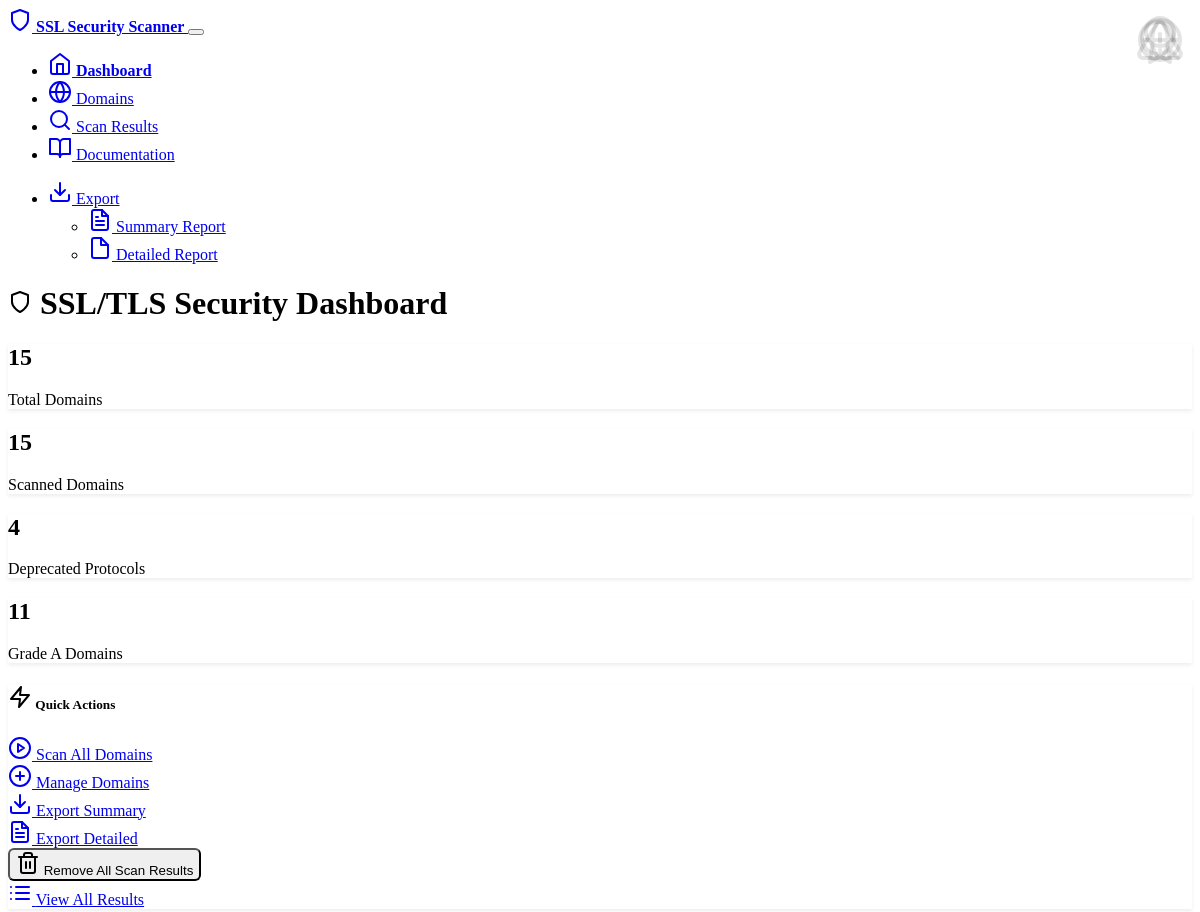
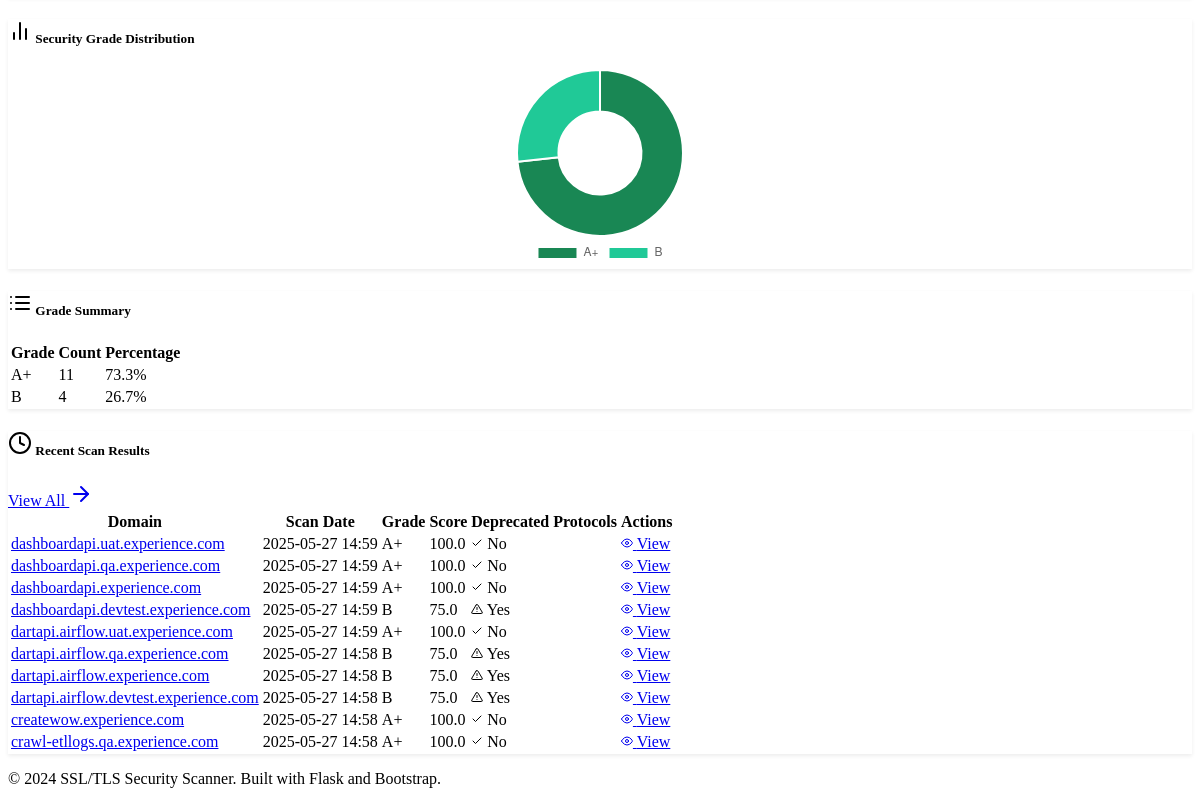
The app's page /, older data (2 pictures, top to bottom).
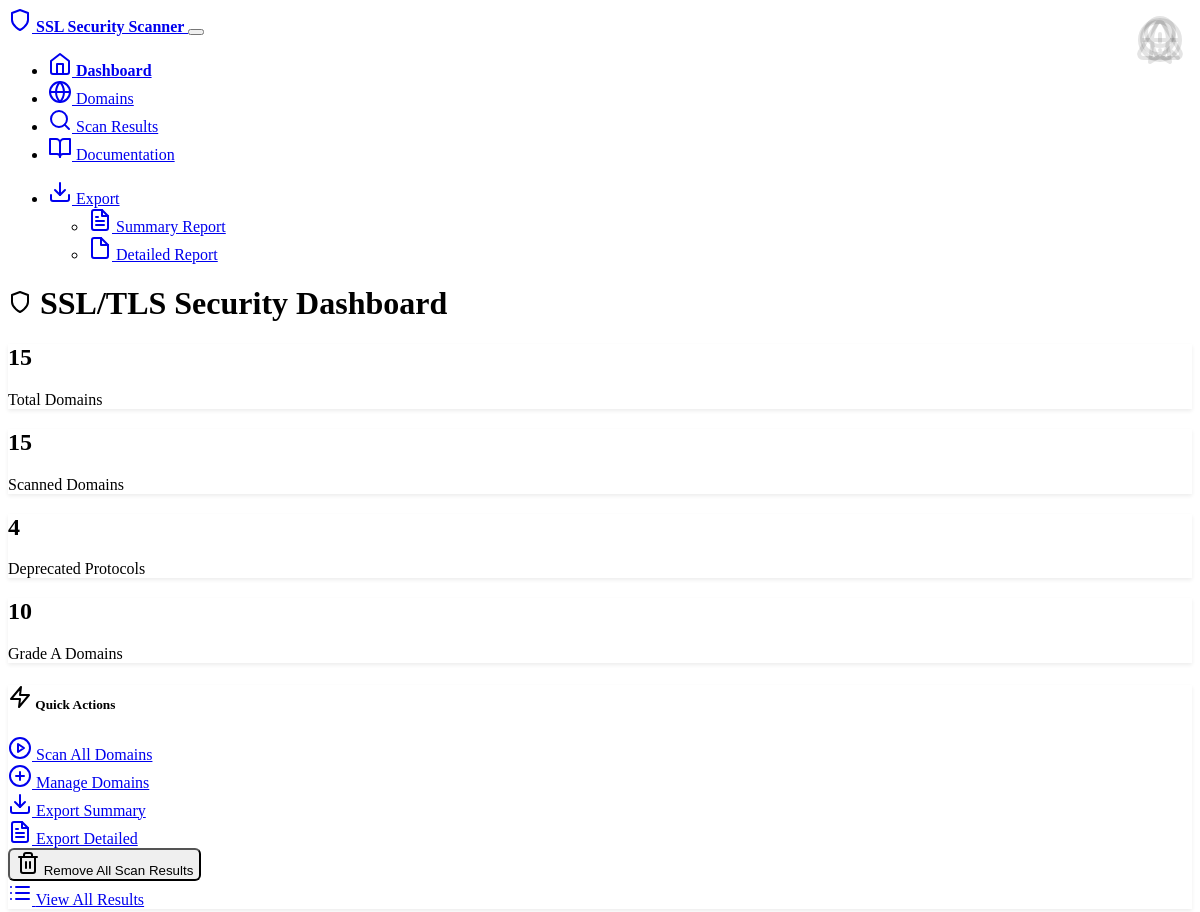
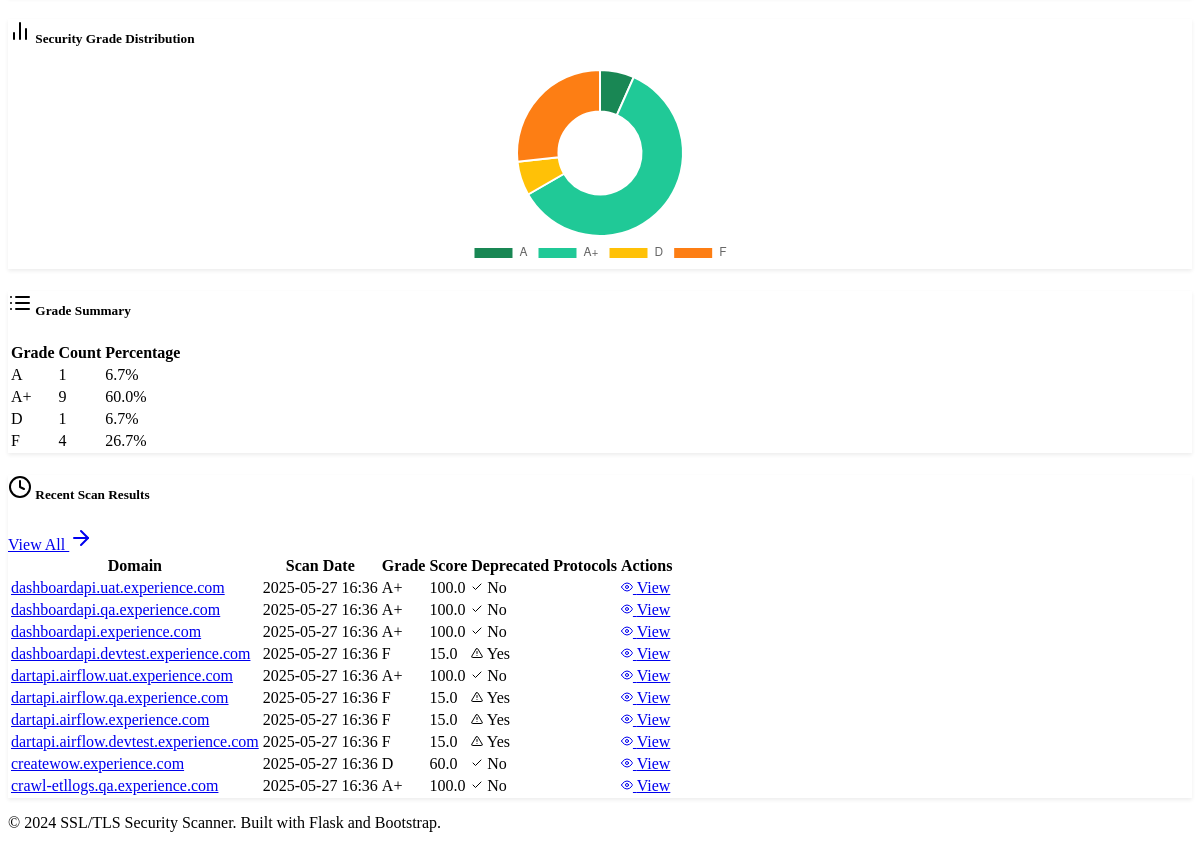
The same page, newer data (2 pictures, top to bottom).
### models.py (models this page shows, shortened)
class ScanResult(db.Model):
    id = db.Column(Integer, primary_key=True)
    domain_id = db.Column(Integer, db.ForeignKey('domain.id'), nullable=False)
    scan_date = db.Column(DateTime, default=datetime.utcnow)
    sslv2_enabled = db.Column(Boolean, default=False)
    sslv3_enabled = db.Column(Boolean, default=False)
    tlsv1_0_enabled = db.Column(Boolean, default=False)
    tlsv1_1_enabled = db.Column(Boolean, default=False)
    tlsv1_2_enabled = db.Column(Boolean, default=False)
    tlsv1_3_enabled = db.Column(Boolean, default=False)
    heartbleed_vulnerable = db.Column(Boolean, default=False)
    fallback_scsv_supported = db.Column(Boolean, default=False)
    secure_renegotiation = db.Column(Boolean, default=False)
    compression_enabled = db.Column(Boolean, default=False)
    cert_signature_algorithm = db.Column(String(100))
    cert_key_strength = db.Column(Integer)
    cert_subject = db.Column(String(500))
    cert_issuer = db.Column(String(500))
    cert_not_before = db.Column(DateTime)
    cert_not_after = db.Column(DateTime)
    weak_ciphers_count = db.Column(Integer, default=0)
    supported_ciphers = db.Column(Text)  # JSON string of cipher details
    security_score = db.Column(Float, default=0.0)  # 0-100 score
    security_grade = db.Column(String(2))  # A+, A, B, C, D, F
    has_deprecated_protocols = db.Column(Boolean, default=False)
    raw_output = db.Column(Text)
    scan_successful = db.Column(Boolean, default=True)
    error_message = db.Column(Text)

class Domain(db.Model):
    id = db.Column(Integer, primary_key=True)
    hostname = db.Column(String(255), unique=True, nullable=False)
    active = db.Column(Boolean, default=True)
    created_at = db.Column(DateTime, default=datetime.utcnow)
    last_scanned = db.Column(DateTime)
    scan_results = db.relationship('ScanResult', backref='domain', lazy=True, cascade='all, delete-orphan')

### routes.py (the view)
@app.route('/')
def index():
    total_domains = Domain.query.filter_by(active=True).count()
    latest_scans = db.session.query(ScanResult).join(Domain).filter(
        Domain.active == True
    ).order_by(ScanResult.scan_date.desc()).limit(10).all()
    scanned_domains = db.session.query(Domain).join(ScanResult).filter(
        Domain.active == True
    ).distinct().count()
    grade_counts = {}
    security_stats = db.session.query(
        ScanResult.security_grade,
        db.func.count(ScanResult.id)
    ).join(Domain).filter(
        Domain.active == True
    ).group_by(ScanResult.security_grade).all()
    for grade, count in security_stats:
        grade_counts[grade or 'Not Scanned'] = count
    deprecated_count = db.session.query(ScanResult).join(Domain).filter(
        Domain.active == True,
        ScanResult.has_deprecated_protocols == True
    ).count()
    current_job = ScanJob.query.filter_by(status='running').first()
    return render_template('index.html',
                         total_domains=total_domains,
                         scanned_domains=scanned_domains,
                         latest_scans=latest_scans,
                         grade_counts=grade_counts,
                         deprecated_count=deprecated_count,
                         current_job=current_job)

### templates/index.html (shortened to what the changed rows need)
{% extends "base.html" %}
{% block content %}
<div class="row">
    <div class="col-12">
        <h1 class="mb-4">
            <i data-feather="shield" class="me-2"></i>
            SSL/TLS Security Dashboard
        </h1>
    </div>
</div>
<div class="row mb-4">
    <div class="col-md-3 mb-3">
        <div class="card bg-primary">
            <div class="card-body text-center">
                <h2 class="card-title">{{ total_domains }}</h2>
            </div>
        </div>
    </div>
    <div class="col-md-3 mb-3">
        <div class="card bg-info">
            <div class="card-body text-center">
                <h2 class="card-title">{{ scanned_domains }}</h2>
            </div>
        </div>
    </div>
    <div class="col-md-3 mb-3">
        <div class="card bg-warning">
            <div class="card-body text-center">
                <h2 class="card-title">{{ deprecated_count }}</h2>
            </div>
        </div>
    </div>
    <div class="col-md-3 mb-3">
        <div class="card bg-success">
            <div class="card-body text-center">
                <h2 class="card-title">{{ grade_counts.get('A+', 0) + grade_counts.get('A', 0) }}</h2>
                <p class="card-text">Grade A Domains</p>
                <i data-feather="award" class="card-icon"></i>
            </div>
        </div>
    </div>
</div>
<div class="row mb-4">
    <div class="col-md-6">
        <div class="card">
            <div class="card-body">
                <canvas id="gradeChart" width="400" height="200"></canvas>
            </div>
        </div>
    </div>
    <div class="col-md-6">
        <div class="card">
            <div class="card-body">
                <div class="table-responsive">
                    <table class="table table-sm">
                        <thead>
                            <tr>
                                <th>Grade</th>
                                <th>Count</th>
                                <th>Percentage</th>
                            </tr>
                        </thead>
                        <tbody>
                            {% for grade, count in grade_counts.items() %}
                            <tr>
                                <td>
                                    <span class="badge bg-{{ 'success' if grade in ['A+', 'A'] else 'warning' if grade == 'B' else 'danger' }}">
                                        {{ grade }}
                                    </span>
                                </td>
                                <td>{{ count }}</td>
                                <td>
                                    {% if scanned_domains > 0 %}
                                        {{ "%.1f"|format((count / scanned_domains) * 100) }}%
                                    {% else %}
                                        0%
                                    {% endif %}
                                </td>
                            </tr>
                            {% endfor %}
                        </tbody>
                    </table>
                </div>
            </div>
        </div>
    </div>
</div>
<div class="row">
    <div class="col-12">
        <div class="card">
            <div class="card-body">
                {% if latest_scans %}
                <div class="table-responsive">
                    <table class="table table-hover">
                        <thead>
                            <tr>
                                <th>Domain</th>
                                <th>Scan Date</th>
                                <th>Grade</th>
                                <th>Score</th>
                                <th>Deprecated Protocols</th>
                                <th>Actions</th>
                            </tr>
                        </thead>
                        <tbody>
                            {% for scan in latest_scans %}
                            <tr>
                                <td>
                                    <a href="{{ url_for('domain_detail', domain_id=scan.domain.id) }}" class="text-decoration-none">
                                        {{ scan.domain.hostname }}
                                    </a>
                                </td>
                                <td>{{ scan.scan_date.strftime('%Y-%m-%d %H:%M') if scan.scan_date else 'N/A' }}</td>
                                <td>
                                    {% if scan.security_grade %}
                                        <span class="badge bg-{{ 'success' if scan.security_grade in ['A+', 'A'] else 'warning' if scan.security_grade == 'B' else 'danger' }}">
                                            {{ scan.security_grade }}
                                        </span>
                                    {% else %}
                                        <span class="text-muted">-</span>
                                    {% endif %}
                                </td>
                                <td>
                                    {% if scan.security_score %}
                                        {{ "%.1f"|format(scan.security_score) }}
                                    {% else %}
                                        -
                                    {% endif %}
                                </td>
                                <td>
                                    {% if scan.has_deprecated_protocols %}
                                        <span class="badge bg-danger">
                                            <i data-feather="alert-triangle" width="12" height="12"></i>
                                            Yes
                                        </span>
                                    {% else %}
                                        <span class="badge bg-success">
                                            <i data-feather="check" width="12" height="12"></i>
                                            No
                                        </span>
                                    {% endif %}
                                </td>
                                <td>
                                    <a href="{{ url_for('domain_detail', domain_id=scan.domain.id) }}" class="btn btn-sm btn-outline-info">
                                        <i data-feather="eye" width="12" height="12"></i>
                                        View
                                    </a>
                                </td>
                            </tr>
                            {% endfor %}
                        </tbody>
                    </table>
                </div>
                {% endif %}
            </div>
        </div>
    </div>
</div>
{% endblock %}
{% block scripts %}
<script>
// Grade distribution chart
const gradeData = {{ grade_counts | tojson }};
const gradeLabels = Object.keys(gradeData);
const gradeValues = Object.values(gradeData);
const ctx = document.getElementById('gradeChart').getContext('2d');
new Chart(ctx, {
    type: 'doughnut',
    data: {
        labels: gradeLabels,
        datasets: [{
            data: gradeValues,
            backgroundColor: [
                '#198754', // A+ - success
                '#20c997', // A - success light
                '#ffc107', // B - warning
                '#fd7e14', // C - warning dark
                '#dc3545', // D - danger
                '#6f42c1', // F - danger dark
                '#6c757d'  // Not Scanned - secondary
            ]
        }]
    },
    options: {
        responsive: true,
        maintainAspectRatio: false,
        plugins: {
            legend: {
                position: 'bottom'
            }
        }
    }
});
// Auto-refresh scan progress if scanning is in progress
</script>
{% endblock %}

Row changes from the older to the newer data that the page shows:
changed ScanResult "dashboardapi.uat.experience.com": scan_date "2025-05-27 14:59" → "2025-05-27 16:36"
changed ScanResult "dashboardapi.qa.experience.com": scan_date "2025-05-27 14:59" → "2025-05-27 16:36"
changed ScanResult "dashboardapi.experience.com": scan_date "2025-05-27 14:59" → "2025-05-27 16:36"
changed ScanResult "dashboardapi.devtest.experience.com": scan_date "2025-05-27 14:59" → "2025-05-27 16:36"; security_grade "B" → "F"; security_score "75.0" → "15.0"
changed ScanResult "dartapi.airflow.uat.experience.com": scan_date "2025-05-27 14:59" → "2025-05-27 16:36"
changed ScanResult "dartapi.airflow.qa.experience.com": scan_date "2025-05-27 14:58" → "2025-05-27 16:36"; security_grade "B" → "F"; security_score "75.0" → "15.0"
changed ScanResult "dartapi.airflow.experience.com": scan_date "2025-05-27 14:58" → "2025-05-27 16:36"; security_grade "B" → "F"; security_score "75.0" → "15.0"
changed ScanResult "dartapi.airflow.devtest.experience.com": scan_date "2025-05-27 14:58" → "2025-05-27 16:36"; security_grade "B" → "F"; security_score "75.0" → "15.0"
changed ScanResult "createwow.experience.com": scan_date "2025-05-27 14:58" → "2025-05-27 16:36"; security_grade "A+" → "D"; security_score "100.0" → "60.0"
changed ScanResult "crawl-etllogs.qa.experience.com": scan_date "2025-05-27 14:58" → "2025-05-27 16:36"
Text that changed along with them:
{{ grade_counts.get('A+', 0) + grade_counts.get('A', 0) }}: "11" → "10"
chart data {{ grade_counts | tojson }}: {"A+": 11, "B": 4} → {"A": 1, "A+": 9, "D": 1, "F": 4}
new list line: "A 1 6.7 %"
new list line: "A+ 9 60.0 %"
new list line: "D 1 6.7 %"
new list line: "F 4 26.7 %"
list line gone: "A+ 11 73.3 %"
list line gone: "B 4 26.7 %"
